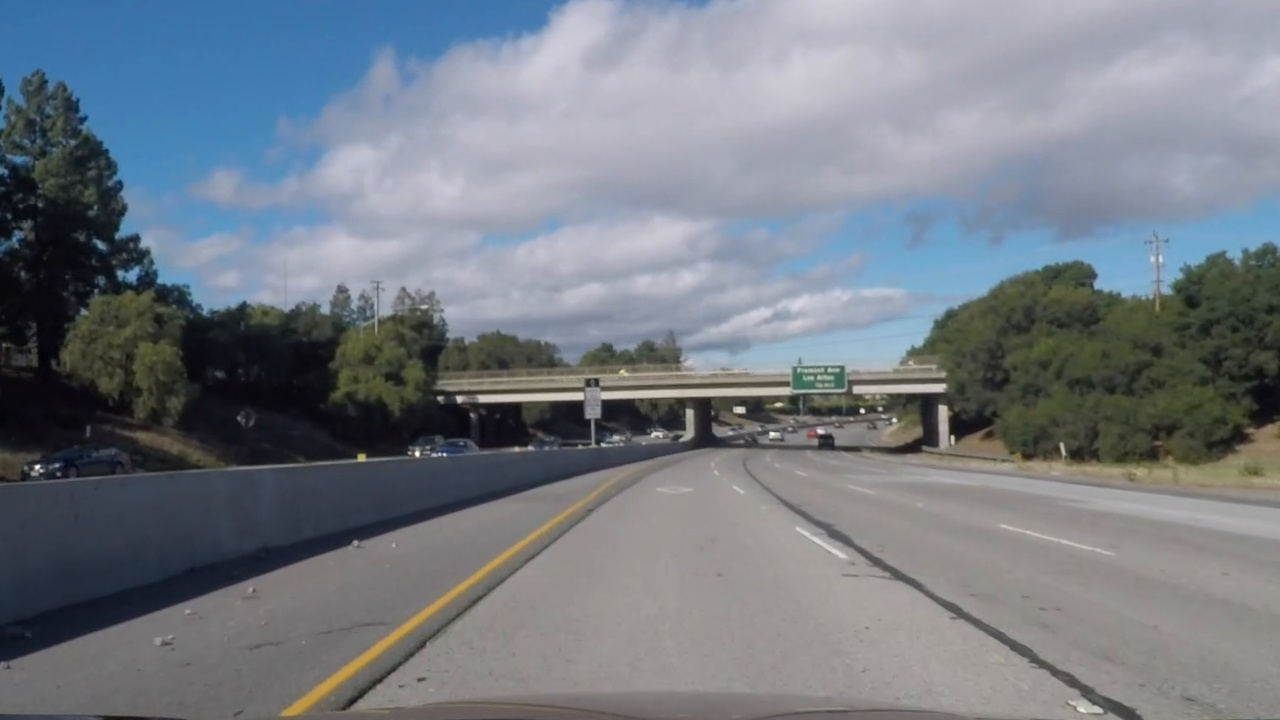
#> input picture output_images/undst11.jpg, 1280 x 720 px
$ python color_grad_threshold.py   (older library calls are emulated)
#> lines starting #> are read from the running program, lines starting #| are printed output that depends on the picture; after the words box and inside, x2 and y2 are one past the last pixel; in counts of white or black regions, pixels touching at a corner belong together
#!/usr/bin/env python3
# -*- coding: utf-8 -*-
"""
Created on Tue Feb 14 11:00:30 2017

@author: raghu
"""

import numpy as np
import cv2
import matplotlib.pyplot as plt
#import pickle
import matplotlib.image as mpimg


def equalize_hist_gray(image):

    # equalize the histogram of the input image
    histeq = cv2.equalizeHist(image)

    return histeq


def abs_sobel_thresh(img, orient='x', sobel_kernel=3, thresh=(0, 255)):

    # Apply the following steps to img
    # 1) Convert to grayscale
    gray = equalize_hist_gray(img[:,:,0])
    #gray = img[:,:,1]

    # 2) Take the derivative in x or y given orient = 'x' or 'y'
    if orient=='x':
        sobel_op = cv2.Sobel(gray, cv2.CV_64F,1,0, ksize=sobel_kernel)
    if orient=='y':
        sobel_op = cv2.Sobel(gray, cv2.CV_64F,0,1, ksize=sobel_kernel)

    # 3) Take the absolute value of the derivative or gradient
    abs_sobel = np.absolute(sobel_op)

    # 4) Scale to 8-bit (0 - 255) then convert to type = np.uint8
    scaled_sobel = np.uint8(255*abs_sobel/np.max(abs_sobel))

    # 5) Create a mask of 1's where the scaled gradient magnitude is > thresh_min and < thresh_max
    binary_output = np.zeros_like(scaled_sobel)
    binary_output[(scaled_sobel >= thresh[0]) & (scaled_sobel <= thresh[1])] = 1

    # 6) Return this mask as your binary_output image
    return binary_output


def gray_thresh(img, thresh=(0, 255)):

    gray = img[:,:,0]
    gray = equalize_hist_gray(gray)

    bin_gray = np.zeros_like(gray)
    bin_gray[(gray>thresh[0]) & (gray<=thresh[1])] = 1

    return bin_gray


def mag_thresh(img, sobel_kernel=3, mag_thresh=(0, 255)):

    # Apply the following steps to img
    # 1) Convert to grayscale
    gray = equalize_hist_gray(img[:,:,0])

    # 2) Take the derivative in x or y given orient = 'x' or 'y'
    sobelx = cv2.Sobel(gray, cv2.CV_64F,1,0, ksize=sobel_kernel)
    sobely = cv2.Sobel(gray, cv2.CV_64F,0,1, ksize=sobel_kernel)

    # 3) Take the absolute value of the derivative or gradient
    abs_sobel = np.sqrt(sobelx**2 + sobely**2)

    # 4) Scale to 8-bit (0 - 255) then convert to type = np.uint8
    scale_factor = np.max(abs_sobel)/255
    scaled_sobel = (abs_sobel/scale_factor).astype(np.uint8)

    # 5) Create a mask of 1's where the scaled gradient magnitude is > thresh_min and < thresh_max
    binary_output = np.zeros_like(scaled_sobel)
    binary_output[(scaled_sobel >= mag_thresh[0]) & (scaled_sobel <= mag_thresh[1])] = 1

    # 6) Return this mask as your binary_output image
    return binary_output


# [19 lines left out: function dir_threshold, not called in this run]


def hls_select(img, thresh=(0, 255)):
    # 1) Convert to HLS color space

    hls = cv2.cvtColor(img, cv2.COLOR_RGB2HLS).astype(np.float32)
    S = hls[:,:,2]

    # 2) Apply a threshold to the S channel
    binary_output = np.zeros_like(S)
    binary_output[(S>thresh[0]) & (S<=thresh[1])] = 1
    '''
    hls = cv2.cvtColor(undst, cv2.COLOR_RGB2HLS).astype(np.float32)
    hls_yellow = cv2.inRange(hls, (10, 0, 40), (40, 200, 255))
    '''
    # 3) Return a binary image of threshold result
    return binary_output


def perform(undst):
    # Apply Gaussian Smoothing -----------------------------
    kernel_size = 3
    undst = cv2.GaussianBlur(undst, (kernel_size, kernel_size), 0)


    # --------- Thresholds for Challenge Video
    ksize = 3 # Choose a larger odd number to smooth gradient measurements

    # Apply each of the thresholding functions
    gradx = abs_sobel_thresh(undst, orient='x', sobel_kernel=ksize, thresh=(30, 100))
    #grady = abs_sobel_thresh(undst, orient='y', sobel_kernel=ksize, thresh=(100, 150))
    grad_gray = gray_thresh(undst, thresh=(252, 255))
    mag_binary = mag_thresh(undst, sobel_kernel=ksize, mag_thresh=(100, 150))
    #dir_binary = (dir_threshold(undst, sobel_kernel=15, thresh=(0.7, 1.3))).astype(np.float32)

    hls_binary = hls_select(undst, thresh=(100, 255))

    cg = (np.zeros_like(gradx)).astype(np.float32)
    cg[((gradx == 1) | (grad_gray == 1)) | ((mag_binary == 1))] = 1

    grad_color = np.dstack(( np.zeros_like(cg), cg, hls_binary))

    return grad_color

# 3. ------------------- Color / Gradient Threshold ---------------------------

if __name__ == "__main__":

    #undst = cv2.imread('output_images/undst6.jpg')
    #undst = mpimg.imread('output_images/undst1.jpg')
    #undst = mpimg.imread('output_images/undst5.jpg')
    undst = mpimg.imread('output_images/undst11.jpg')
#> undst is the input picture: shape (720, 1280, 3); mean R, G, B 116.9, 123.6, 132.2
    # [12 lines of commented-out code are left out]

    grad_color = perform(undst)
#> in perform, `gradx = abs_sobel_thresh(undst, orient='x', sobel_kernel=ksize, thresh..`:
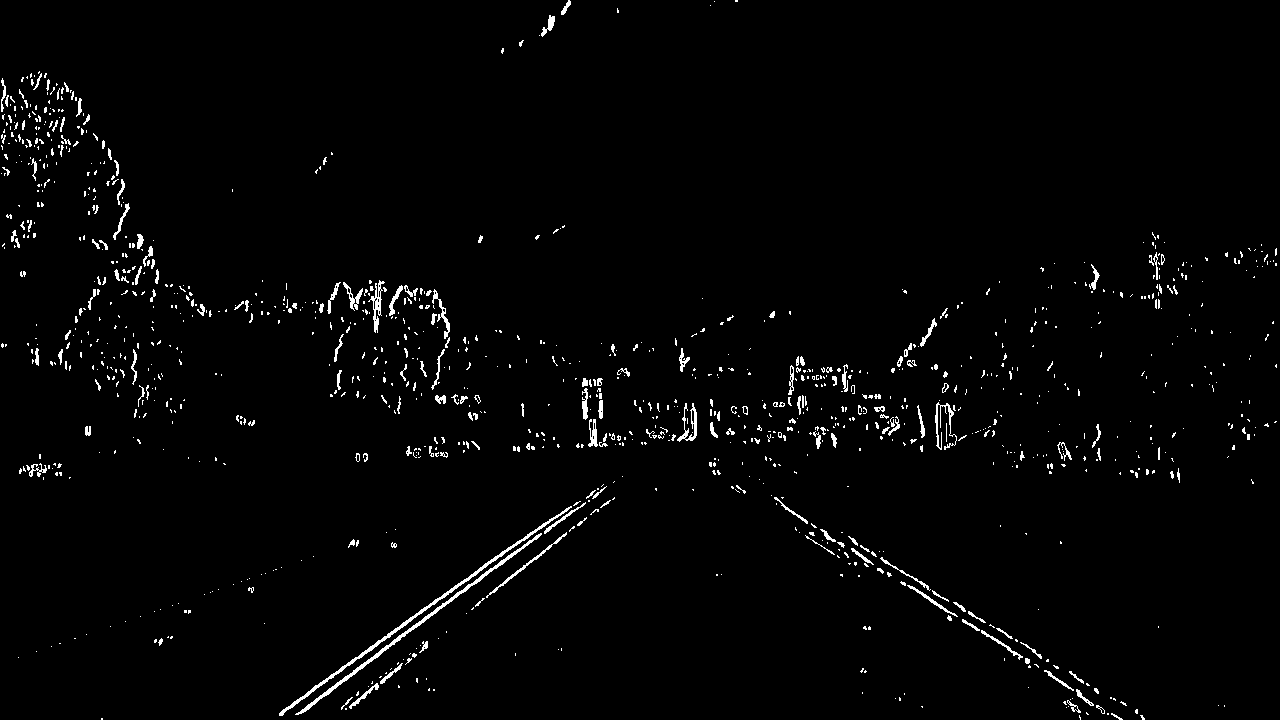
#> gradx: shape (720, 1280); values 0 (black) and 1 (white), 1.9% white in thin lines or dots
#> in mag_thresh, `scale_factor = np.max(abs_sobel)/255`: scale_factor = 3.06
#> in hls_select, `hls = cv2.cvtColor(img, cv2.COLOR_RGB2HLS).astype(np.float32)`:
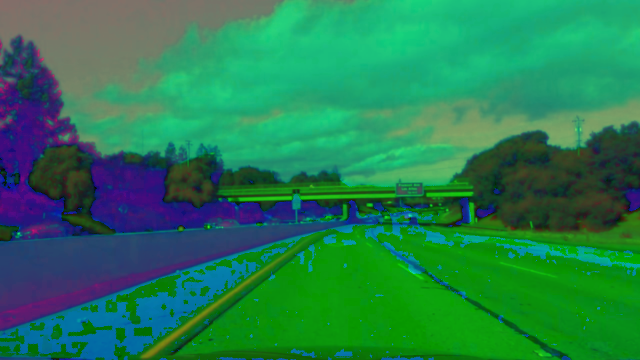
#> hls: shape (720, 1280, 3) float32 (shown at 1/2 size); mean of channels 0, 1, 2 81, 124.8, 36.1; drawn as B, G, R
#> in hls_select, `S = hls[:,:,2]`:
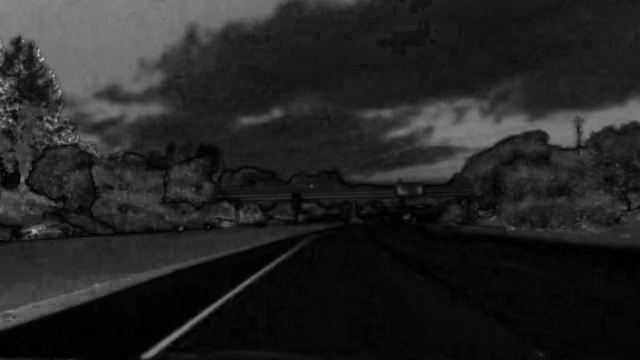
#> S: shape (720, 1280) float32 (shown at 1/2 size); min 0, max 223, mean 36
    plt.imshow(grad_color,'gray')

    mpimg.imsave('output_images/grad_color.jpg',grad_color)
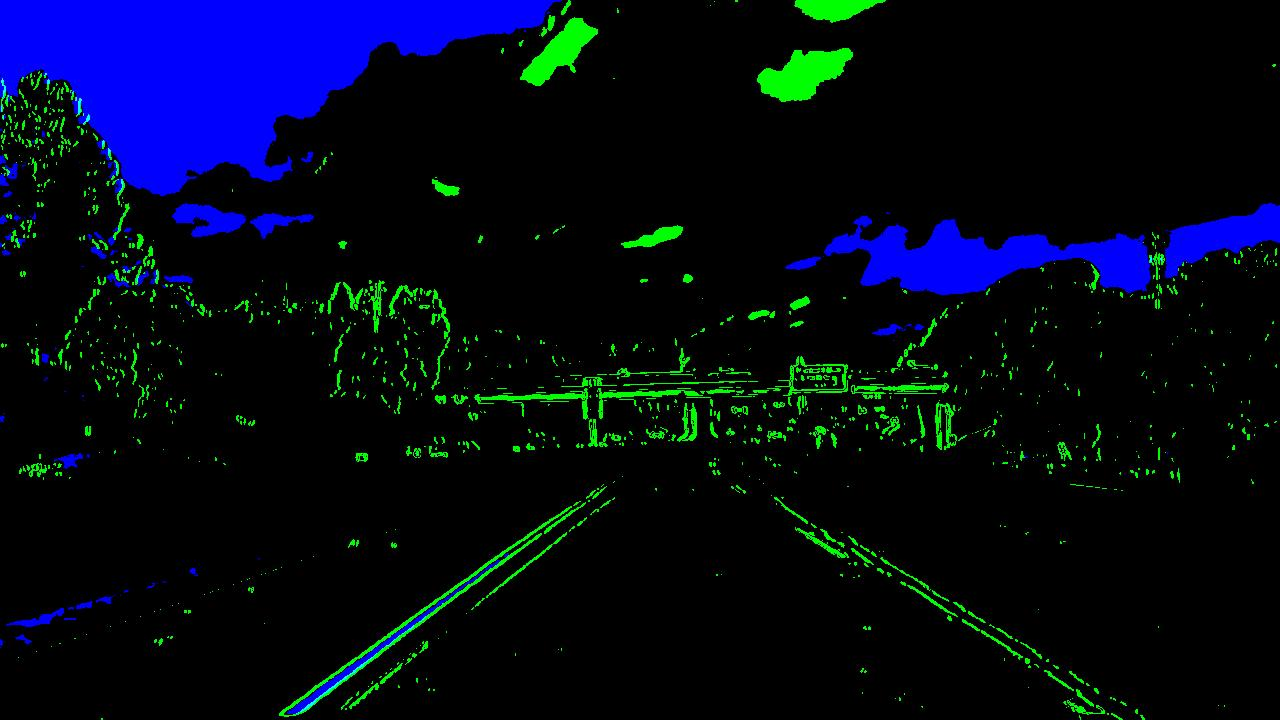
#> saved as grad_color.jpg: shape (720, 1280, 3); mean R, G, B 2.2, 8.8, 24.1

$ run again, with output_images/undst1.jpg copied over output_images/undst11.jpg
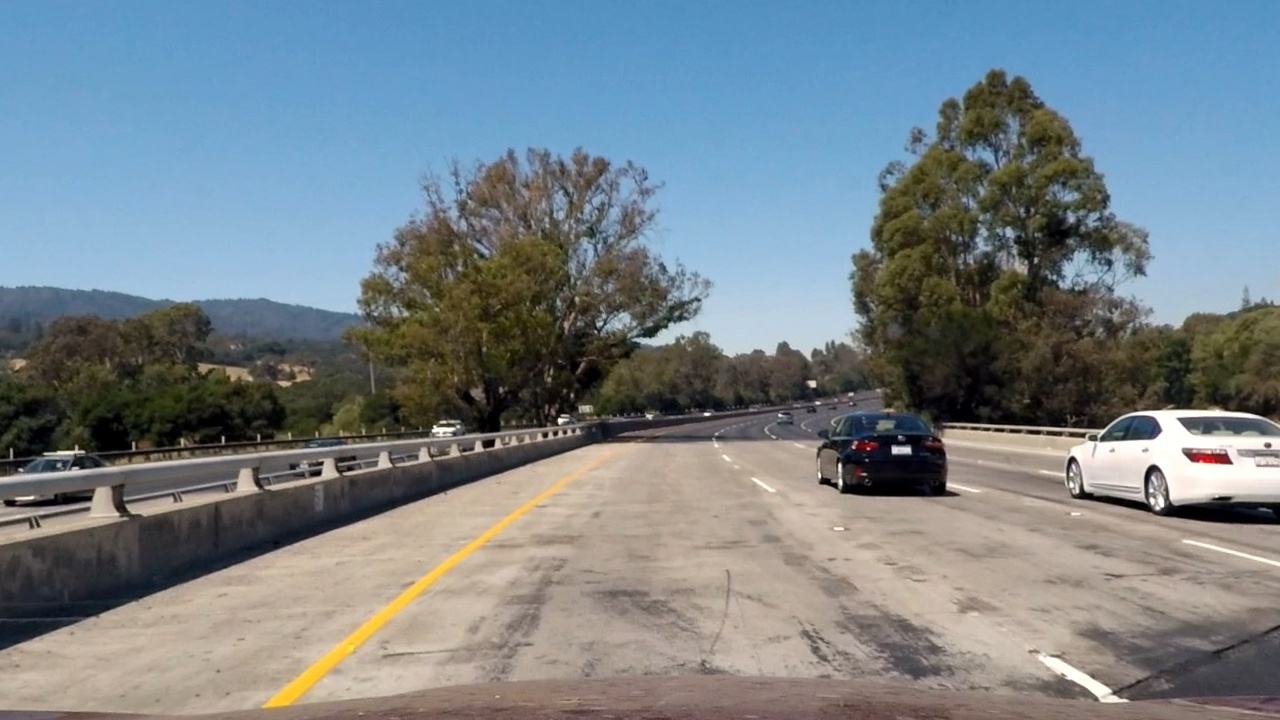
#> input picture output_images/undst1.jpg, 1280 x 720 px
#> undst is the input picture: shape (720, 1280, 3); mean R, G, B 119.3, 130.4, 136.9
#> in perform, `gradx = abs_sobel_thresh(undst, orient='x', sobel_kernel=ksize, thresh..`:
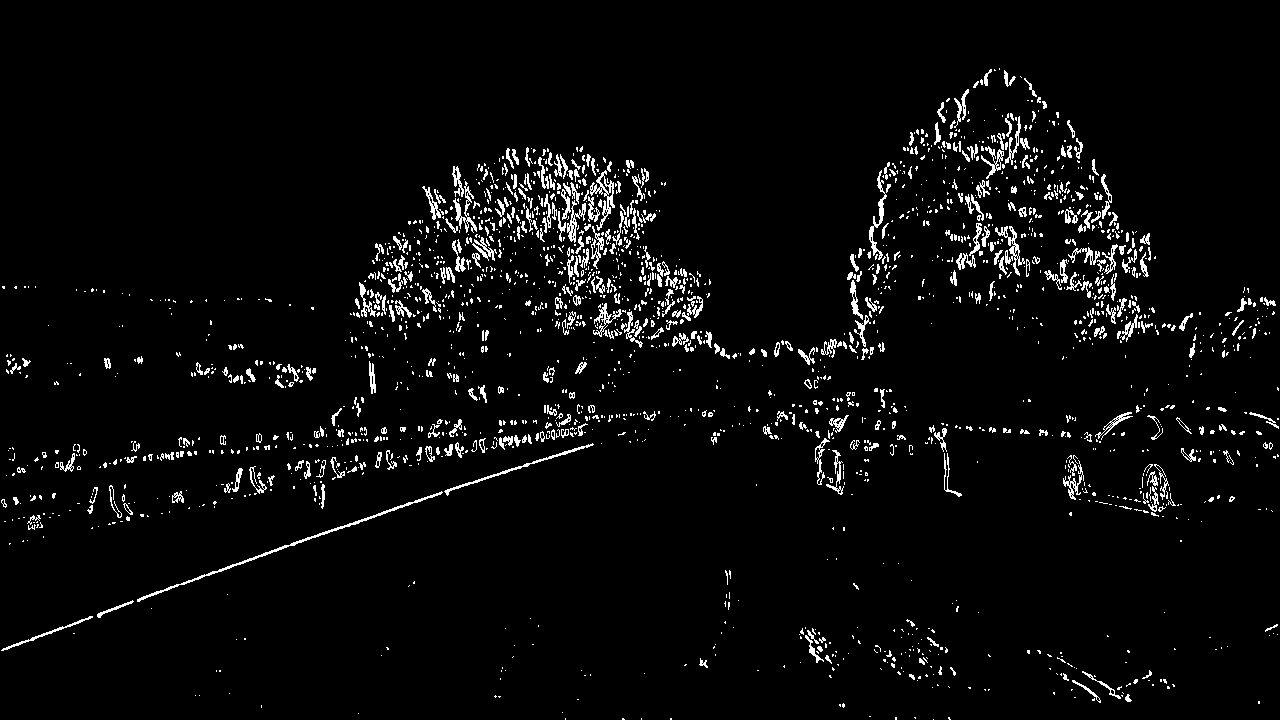
#> gradx: shape (720, 1280); values 0 (black) and 1 (white), 3.9% white in thin lines or dots
#> grad_gray: shape (720, 1280); values 0 (black) and 1 (white), 0.99% white; 23 white regions (16 under 20 px), largest, box (x1, y1, x2, y2) and area: (1095, 411, 1280, 498) 5789, (269, 509, 523, 705) 2275, (1040, 657, 1109, 696) 589
#> scale_factor = 3.45
#> mag_binary: shape (720, 1280); values 0 (black) and 1 (white), 1% white in thin lines or dots, all inside (x1, y1, x2, y2) = (0, 96, 1280, 713)
#> hls_binary: shape (720, 1280) float32; values 0 (black) and 1 (white), 36.3% white; 600 white regions (416 under 20 px), largest, box (x1, y1, x2, y2) and area: (0, 0, 1280, 313) 292932, (1071, 410, 1280, 498) 7000, (262, 446, 622, 709) 6509
#> `mpimg.imsave('output_images/grad_color.jpg',grad_color)`:
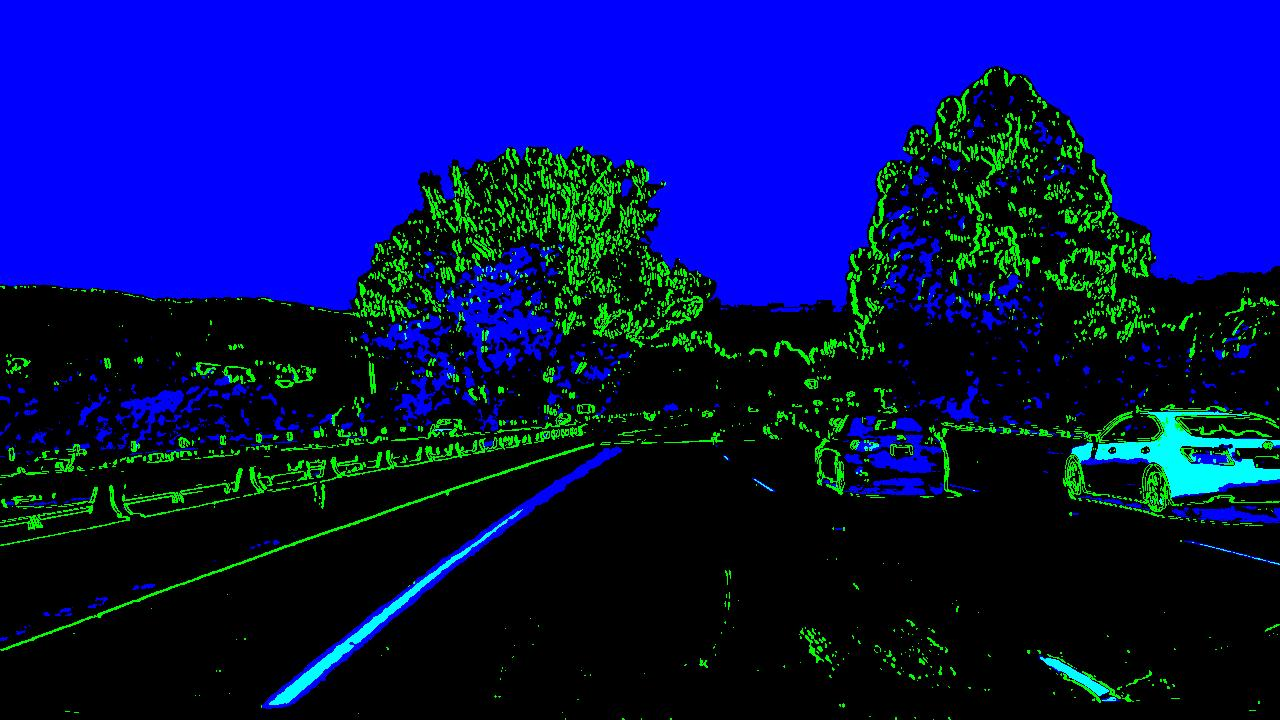
#> saved as grad_color.jpg: shape (720, 1280, 3); mean R, G, B 3.9, 15.3, 95.3
